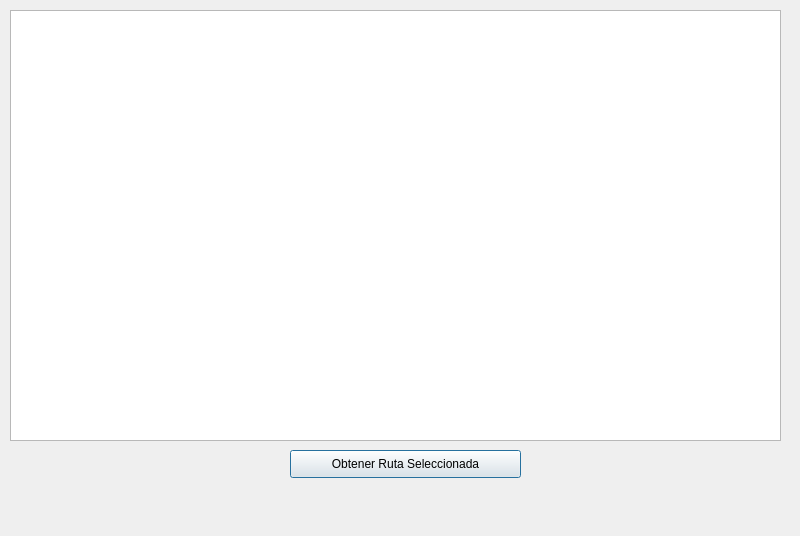
<?xml version="1.0" encoding="UTF-8"?>
<ui version="4.0">
 <class>dlgDemo34</class>
 <widget class="QDialog" name="dlgDemo34">
  <property name="geometry">
   <rect>
    <x>0</x>
    <y>0</y>
    <width>800</width>
    <height>536</height>
   </rect>
  </property>
  <property name="windowTitle">
   <string>Lista de Directorios y Archivos con QDirModel y QColumnView</string>
  </property>
  <widget class="QColumnView" name="cvwExplorador">
   <property name="geometry">
    <rect>
     <x>10</x>
     <y>10</y>
     <width>771</width>
     <height>431</height>
    </rect>
   </property>
  </widget>
  <widget class="QPushButton" name="btnObtenerRutaSeleccionada">
   <property name="geometry">
    <rect>
     <x>290</x>
     <y>450</y>
     <width>231</width>
     <height>28</height>
    </rect>
   </property>
   <property name="text">
    <string>Obtener Ruta Seleccionada</string>
   </property>
  </widget>
  <widget class="QLabel" name="lblRutaSeleccionada">
   <property name="geometry">
    <rect>
     <x>20</x>
     <y>490</y>
     <width>751</width>
     <height>16</height>
    </rect>
   </property>
   <property name="text">
    <string/>
   </property>
  </widget>
 </widget>
 <resources/>
 <connections/>
</ui>
